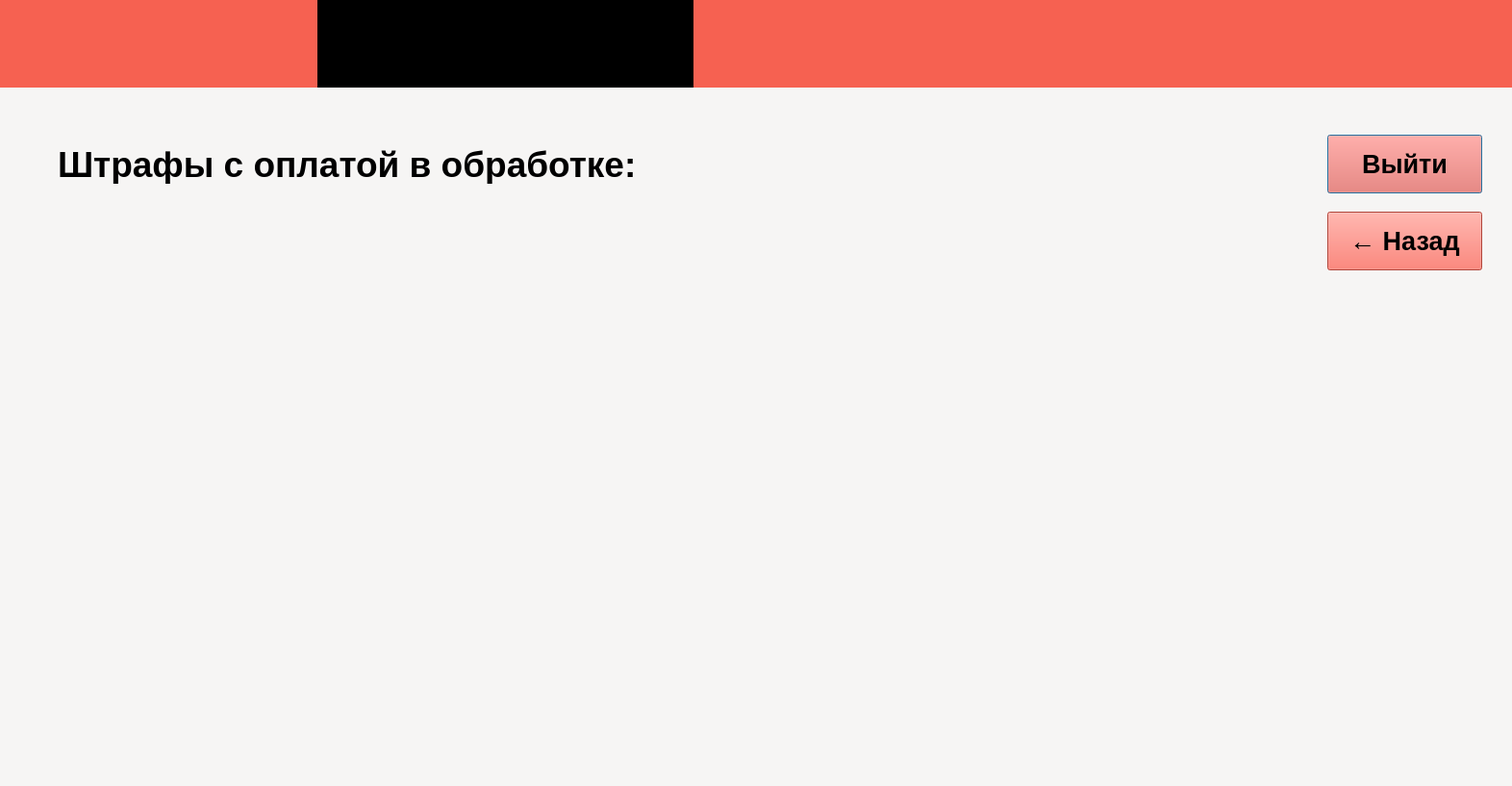
<?xml version="1.0" encoding="UTF-8"?>
<ui version="4.0">
 <class>changeStatusAdmin</class>
 <widget class="QDialog" name="changeStatusAdmin">
  <property name="geometry">
   <rect>
    <x>0</x>
    <y>0</y>
    <width>1572</width>
    <height>817</height>
   </rect>
  </property>
  <property name="windowTitle">
   <string>Dialog</string>
  </property>
  <property name="styleSheet">
   <string notr="true">background-color: rgb(246, 245, 244);</string>
  </property>
  <widget class="QWidget" name="widget" native="true">
   <property name="geometry">
    <rect>
     <x>0</x>
     <y>-10</y>
     <width>1641</width>
     <height>101</height>
    </rect>
   </property>
   <property name="styleSheet">
    <string notr="true">background-color: rgb(246, 97, 81);</string>
   </property>
   <widget class="QWidget" name="widget_2" native="true">
    <property name="geometry">
     <rect>
      <x>330</x>
      <y>0</y>
      <width>391</width>
      <height>111</height>
     </rect>
    </property>
    <property name="styleSheet">
     <string notr="true">background-color: rgb(0, 0, 0);</string>
    </property>
   </widget>
  </widget>
  <widget class="QLabel" name="label">
   <property name="geometry">
    <rect>
     <x>60</x>
     <y>150</y>
     <width>641</width>
     <height>41</height>
    </rect>
   </property>
   <property name="styleSheet">
    <string notr="true">color: rgb(0, 0, 0);</string>
   </property>
   <property name="text">
    <string>&lt;html&gt;&lt;head/&gt;&lt;body&gt;&lt;p&gt;&lt;span style=&quot; font-size:28pt; font-weight:700;&quot;&gt;Штрафы с оплатой в обработке:&lt;/span&gt;&lt;/p&gt;&lt;/body&gt;&lt;/html&gt;</string>
   </property>
  </widget>
  <widget class="QPushButton" name="returnToMain">
   <property name="geometry">
    <rect>
     <x>1380</x>
     <y>140</y>
     <width>161</width>
     <height>61</height>
    </rect>
   </property>
   <property name="font">
    <font>
     <pointsize>20</pointsize>
     <bold>true</bold>
    </font>
   </property>
   <property name="styleSheet">
    <string notr="true">color: rgb(0, 0, 0);
background-color: rgb(246, 97, 81);</string>
   </property>
   <property name="text">
    <string>Выйти</string>
   </property>
  </widget>
  <widget class="QPushButton" name="back">
   <property name="geometry">
    <rect>
     <x>1380</x>
     <y>220</y>
     <width>161</width>
     <height>61</height>
    </rect>
   </property>
   <property name="font">
    <font>
     <pointsize>20</pointsize>
     <bold>true</bold>
    </font>
   </property>
   <property name="styleSheet">
    <string notr="true">color: rgb(0, 0, 0);
background-color: rgb(246, 97, 81);</string>
   </property>
   <property name="text">
    <string>← Назад</string>
   </property>
  </widget>
 </widget>
 <resources/>
 <connections/>
</ui>
